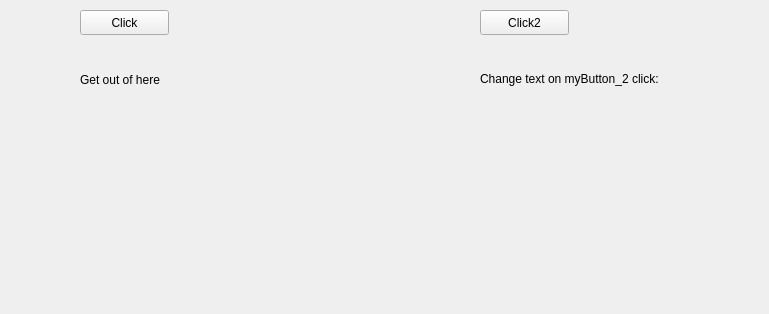
<?xml version="1.0" encoding="UTF-8"?>
<ui version="4.0">
 <class>Widget</class>
 <widget class="QWidget" name="Widget">
  <property name="geometry">
   <rect>
    <x>0</x>
    <y>0</y>
    <width>769</width>
    <height>314</height>
   </rect>
  </property>
  <property name="windowTitle">
   <string>Widget</string>
  </property>
  <widget class="QPushButton" name="myButton">
   <property name="geometry">
    <rect>
     <x>80</x>
     <y>10</y>
     <width>89</width>
     <height>25</height>
    </rect>
   </property>
   <property name="text">
    <string>Click</string>
   </property>
  </widget>
  <widget class="QLabel" name="label">
   <property name="geometry">
    <rect>
     <x>80</x>
     <y>70</y>
     <width>271</width>
     <height>20</height>
    </rect>
   </property>
   <property name="font">
    <font>
     <bold>false</bold>
    </font>
   </property>
   <property name="text">
    <string>Get out of here</string>
   </property>
   <property name="alignment">
    <set>Qt::AlignmentFlag::AlignLeading|Qt::AlignmentFlag::AlignLeft|Qt::AlignmentFlag::AlignVCenter</set>
   </property>
  </widget>
  <widget class="QPushButton" name="myButton_2">
   <property name="geometry">
    <rect>
     <x>480</x>
     <y>10</y>
     <width>89</width>
     <height>25</height>
    </rect>
   </property>
   <property name="text">
    <string>Click2</string>
   </property>
  </widget>
  <widget class="QLabel" name="label_2">
   <property name="geometry">
    <rect>
     <x>480</x>
     <y>70</y>
     <width>271</width>
     <height>17</height>
    </rect>
   </property>
   <property name="text">
    <string>Change text on myButton_2 click:</string>
   </property>
  </widget>
 </widget>
 <resources/>
 <connections/>
</ui>
